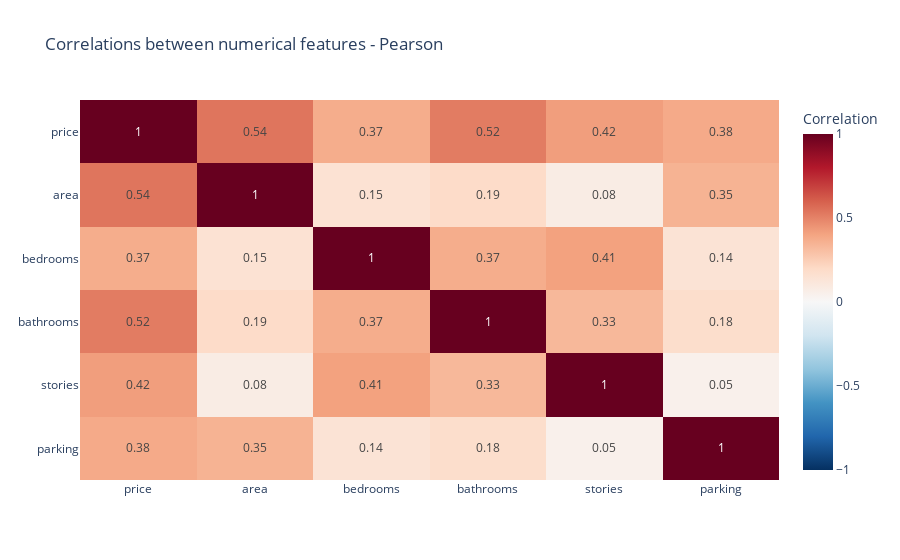

Notebook cell for this chart:
### Markdown cell above
Here pairplot (or scatterplot matrix) shows the distributions of individual variables and the relationships between pairs of variables simultaneously.<br>

How to read the graph:<br>

Diagonal (univariate graphs)<br>

Here you have the histograms/density plots of the individual variables (price, area, bedrooms, bathrooms, stories, parking).<br>
They confirm what we have already seen: price and area are skewed to the right, while bedrooms, bathrooms, stories, and parking are discrete and concentrated around a few values.<br>

Outside the diagonal (scatterplot between two variables)<br>

Each point represents an observation (a house).<br>
You can see if there is a correlation or pattern between two variables.<br>

Interpretation of the main relationships:<br>

Price vs. Area:<br>

There is a positive correlation → larger houses tend to cost more.<br>
However, it is not a perfectly linear relationship: there are houses with similar areas but very different prices (probably due to quality factors, location, etc.).<br>

Price vs. Bedrooms/Bathrooms/Stories/Parking:<br>

The relationship is much weaker and “stepped” because these variables are discrete.<br>
For example: more bedrooms often correspond to higher prices, but with a lot of variability.<br>
The same applies to bathrooms, stories, and parking → they are not enough on their own to explain the price.<br>

Area vs. Bedrooms/Bathrooms:<br>

Clearer relationship: the more bedrooms/bathrooms, the larger the surface area of the house tends to be.<br>
This makes sense because physical area and number of rooms are related.<br>

Relationships between discrete variables (bedrooms, bathrooms, stories, parking):<br>

They show well-defined clusters (overlapping points on a few categories).<br>
There is no continuous correlation, but rather “classes” (e.g., houses with 3 bedrooms and 2 bathrooms that repeat).<br>


<br>
I now create a heatmap containing the exact values of the correlations. The scores are calculated using *the Pearson correlation index*, which determines the covariance between variables. <br>
Scores closer to 1 will indicate a strong positive correlation, i.e. as the value of one feature increases, so will the value of the other feature. Conversely, scores close to -1 will indicate a negative correlation (as the value of one feature increases, the value of the other feature decreases). <br>
Scores close to 0 indicate no correlation.

### Code cell
#create a table with the correlation values
#the 'corr()' method uses Pearson's coefficient by default to study the covariance between features
fig = px.imshow(round(df[num].corr(),2), text_auto=True, title="Correlations between numerical features - Pearson",
                labels=dict(color="Correlation"), color_continuous_scale=px.colors.sequential.RdBu_r,
                color_continuous_midpoint=0,aspect="auto")
fig.show()

### Figure 1 — Plotly figure (JSON) as saved in the notebook; plotly's stock layout.template omitted (floating-point values rounded to 4 significant figures)
{"data": [{"coloraxis": "coloraxis", "hovertemplate": "x: %{x}<br>y: %{y}<br>Correlation: %{z}<extra></extra>", "name": "0", "texttemplate": "%{z}", "type": "heatmap", "x": ["price", "area", "bedrooms", "bathrooms", "stories", "parking"], "xaxis": "x", "y": ["price", "area", "bedrooms", "bathrooms", "stories", "parking"], "yaxis": "y", "z": [[1.0, 0.54, 0.37, 0.52, 0.42, 0.38], [0.54, 1.0, 0.15, 0.19, 0.08, 0.35], [0.37, 0.15, 1.0, 0.37, 0.41, 0.14], [0.52, 0.19, 0.37, 1.0, 0.33, 0.18], [0.42, 0.08, 0.41, 0.33, 1.0, 0.05], [0.38, 0.35, 0.14, 0.18, 0.05, 1.0]]}], "layout": {"coloraxis": {"cmid": 0, "colorbar": {"title": {"text": "Correlation"}}, "colorscale": [[0, "rgb(5,48,97)"], [0.1, "rgb(33,102,172)"], [0.2, "rgb(67,147,195)"], [0.3, "rgb(146,197,222)"], [0.4, "rgb(209,229,240)"], [0.5, "rgb(247,247,247)"], [0.6, "rgb(253,219,199)"], [0.7, "rgb(244,165,130)"], [0.8, "rgb(214,96,77)"], [0.9, "rgb(178,24,43)"], [1, "rgb(103,0,31)"]]}, "title": {"text": "Correlations between numerical features - Pearson"}, "xaxis": {"anchor": "y", "domain": [0, 1]}, "yaxis": {"anchor": "x", "autorange": "reversed", "domain": [0, 1]}}}
